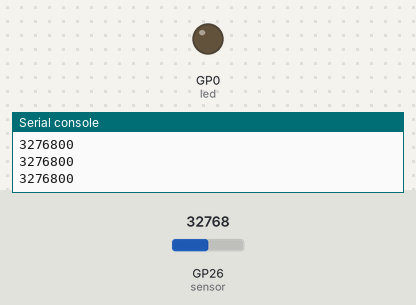
Simulated run of this program. Board: Raspberry Pi Pico running MicroPython. Shown: output pins drawn as LEDs (lit = HIGH), the last lines printed to the serial console. Inputs (shaded band) come from the test bench; at power-on: GP26 (sensor) = 32768 (analog values on the 0–65535 scale).

Above: at 1.2 s.
1.3 s: GP26 (sensor) set to 45874
At 2.5 s:
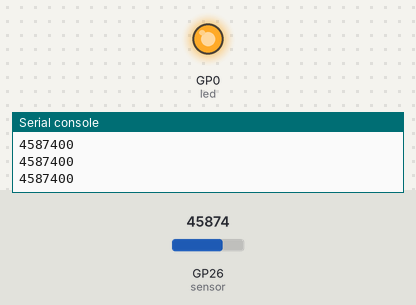
2.8 s: GP26 (sensor) set to 57670
At 4.0 s:
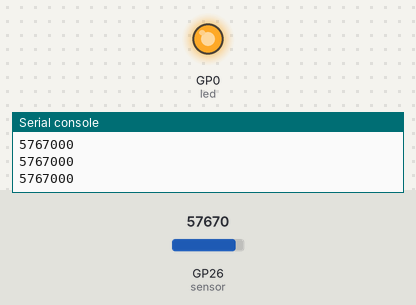
Timing chart, 0 to 5.8 s (numbered marks = the images above; inputs shaded):
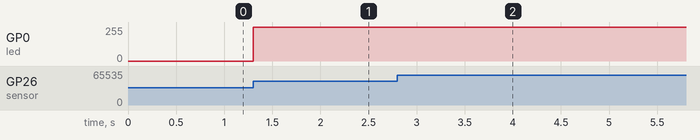

The program:

photo_sensor_2.py
```python
from machine import Pin, PWM, ADC
import time

led = PWM(Pin(0))
led.freq(1000)
sensor = ADC(Pin(26))

while True:
    val = sensor.read_u16() * 100
    print(val)
    led.duty_u16(val)
    time.sleep(0.1)
```

Measured:
- after the input at 1.3 s, GP0 (led): 0/255 → 255/255 at once
- after the input at 2.8 s, GP0 (led): 255/255 → 254/255 at once
